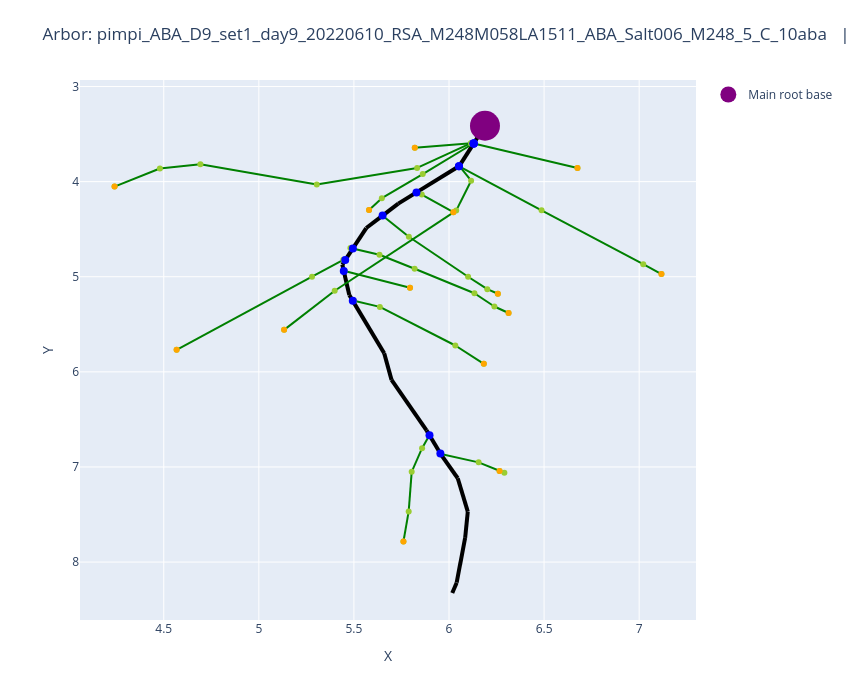
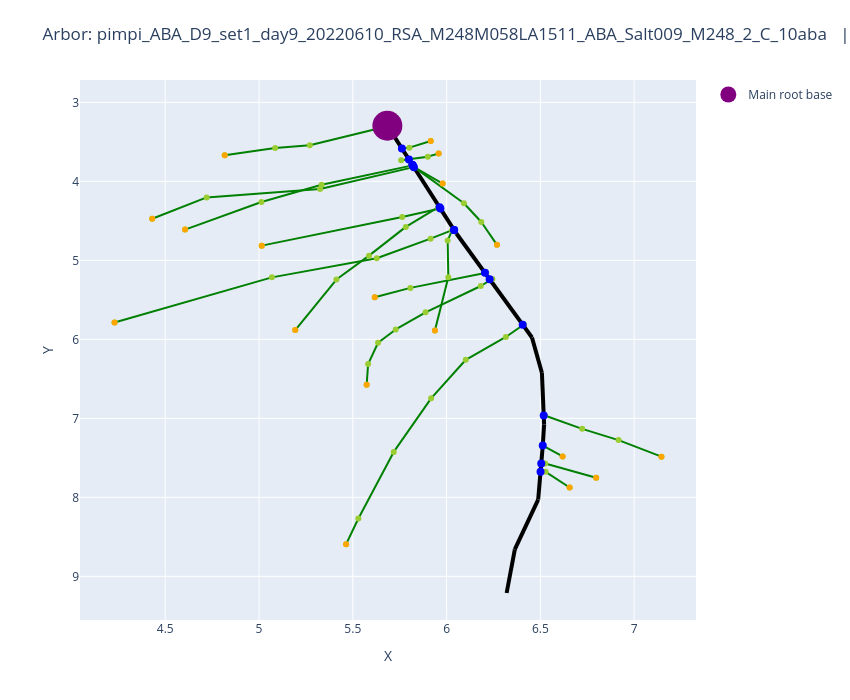
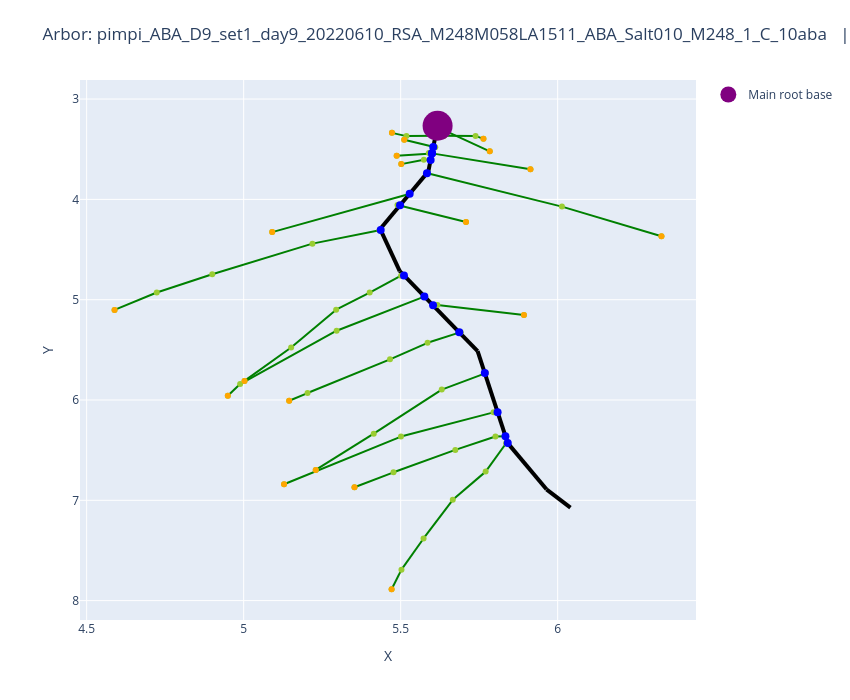
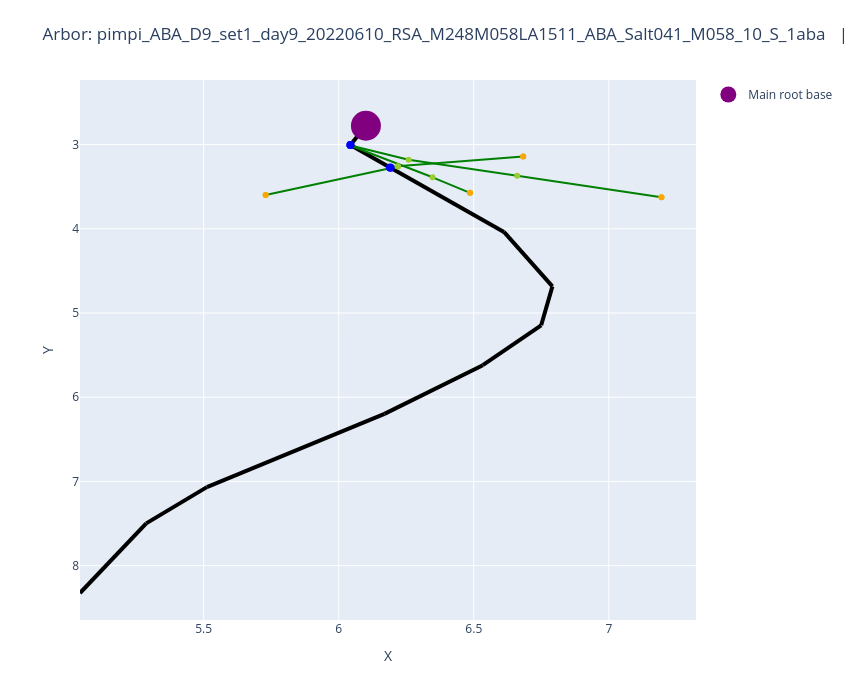

The notebook cell these images were saved under, in order:
### Code cell
fnames = ["pimpi_ABA_D9_set1_day9_20220610_RSA_M248M058LA1511_ABA_Salt006_M248_5_C_10aba.csv", 
          
          "pimpi_ABA_D9_set1_day9_20220610_RSA_M248M058LA1511_ABA_Salt009_M248_2_C_10aba.csv",

          "pimpi_ABA_D9_set1_day9_20220610_RSA_M248M058LA1511_ABA_Salt010_M248_1_C_10aba.csv",

          "pimpi_ABA_D9_set1_day9_20220610_RSA_M248M058LA1511_ABA_Salt041_M058_10_S_1aba.csv"]


for fname in fnames:
    arbor = rar.read_arbor_full(fname)
    draw.plot_arbors(arbor, 0, .1)
